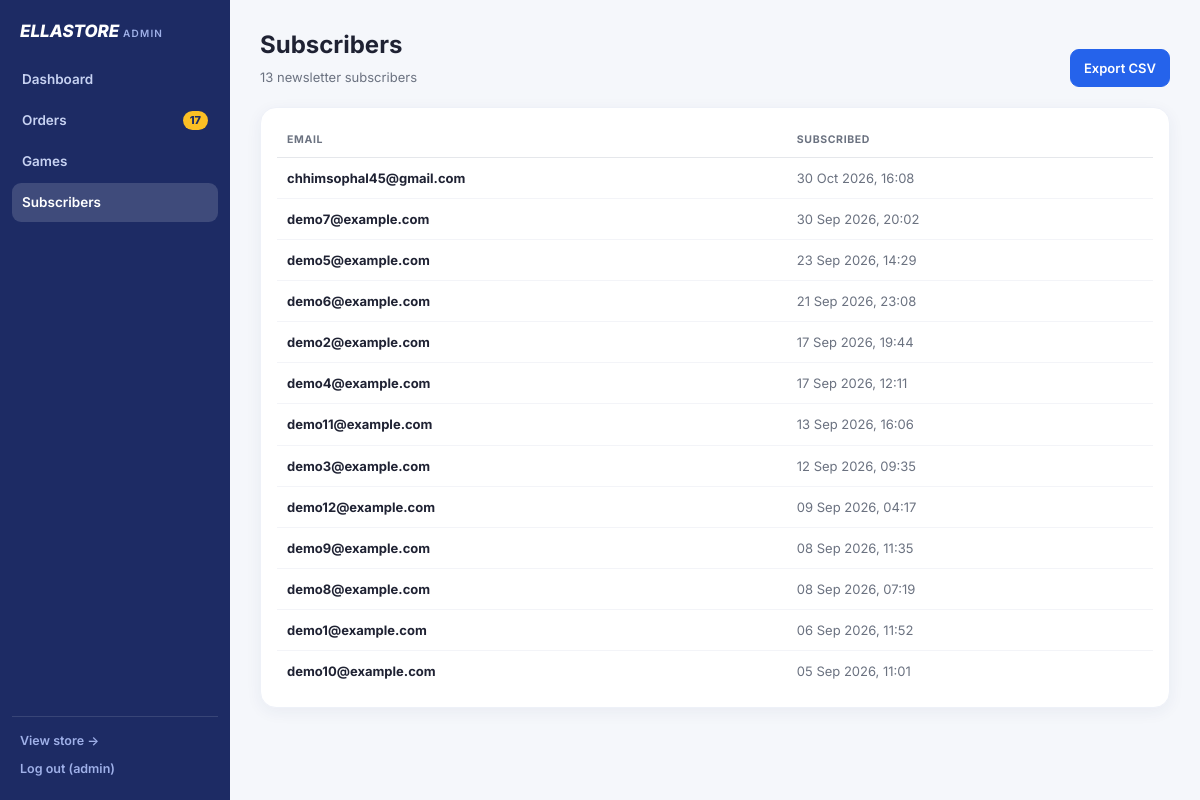
The app's page /admin/subscribers (signed in) with its own data.
### tables this page shows
CREATE TABLE subscribers (
    email TEXT PRIMARY KEY,
    created_at TEXT NOT NULL
);

### ellastore/admin/views.py (the view)
@bp.route("/subscribers")
@login_required
def subscriber_list():
    return render_template("admin/subscribers.html", subscribers=subscribers.all_subscribers())

### ellastore/admin/auth.py (called while the page is built)
def login_required(view):
    @wraps(view)
    def wrapped(*args, **kwargs):
        if not session.get("admin"):
            return redirect(url_for("admin.login", next=request.full_path.rstrip("?")))
        return view(*args, **kwargs)
    return wrapped

def csrf_token():
    if "csrf" not in session:
        session["csrf"] = secrets.token_urlsafe(32)
    return session["csrf"]

@bp.app_context_processor
def inject_csrf():
    return {"csrf_token": csrf_token}

@bp.before_request
def check_csrf():
    if request.method == "POST":
        sent = request.form.get("csrf_token", "")
        if not hmac.compare_digest(sent, session.get("csrf", "")):
            abort(400, "Invalid CSRF token")

### ellastore/admin/views.py (called while the page is built)
@bp.context_processor
def inject_admin_nav():
    return {"pending_count": reports.status_counts().get("pending_payment", 0)}

### ellastore/catalog.py (called while the page is built)
def all_games():
    return GAMES

### ellastore/db.py (called while the page is built)
def get_db():
    if "db" not in g:
        g.db = sqlite3.connect(current_app.config["DATABASE"])
        g.db.row_factory = sqlite3.Row
    return g.db

### ellastore/services/reports.py (called while the page is built)
def status_counts():
    rows = get_db().execute("SELECT status, COUNT(*) AS n FROM orders GROUP BY status").fetchall()
    return {r["status"]: r["n"] for r in rows}

### ellastore/services/subscribers.py (called while the page is built)
def all_subscribers():
    rows = get_db().execute("SELECT email, created_at FROM subscribers ORDER BY created_at DESC").fetchall()
    return [dict(r) for r in rows]

### ellastore/templates/admin/subscribers.html (shortened to what this page needs)
{% extends "admin/base.html" %}
{% block heading %}Subscribers{% endblock %}
{% block subheading %}<p class="sub">{{ subscribers|length }} newsletter subscriber{{ 's' if subscribers|length != 1 }}</p>{% endblock %}
{% block actions %}<a class="btn primary" href="{{ url_for('admin.subscriber_csv') }}">Export CSV</a>{% endblock %}
{% block content %}
<section class="card">
  {%- if subscribers %}
  <div class="table-wrap">
    <table class="table">
      <thead><tr><th>Email</th><th>Subscribed</th></tr></thead>
      <tbody>
        {%- for s in subscribers %}
        <tr><td><strong>{{ s.email }}</strong></td><td class="muted nowrap">{{ s.created_at|datetime }}</td></tr>
        {%- endfor %}
      </tbody>
    </table>
  </div>
  {%- else %}
  <p class="empty">No subscribers yet.</p>
  {%- endif %}
</section>
{% endblock %}

### ellastore/templates/admin/base.html (shortened to what this page needs)
<!DOCTYPE html>
<html lang="en">
<head>
<link rel="stylesheet" href="{{ url_for('static', filename='css/admin.css') }}">
</head>
<body>
<div class="shell">
  <aside class="sidebar">
    <a class="brand" href="{{ url_for('admin.dashboard') }}">ELLASTORE <em>ADMIN</em></a>
    {%- set nav = [
      ("admin.dashboard", "Dashboard", None),
      ("admin.order_list", "Orders", pending_count or None),
      ("admin.game_list", "Games", None),
      ("admin.subscriber_list", "Subscribers", None),
    ] %}
    <nav class="side-nav">
      {%- for endpoint, label, badge in nav %}
      {%- set active = request.endpoint == endpoint or (endpoint == 'admin.order_list' and request.endpoint == 'admin.order_detail') %}
      <a href="{{ url_for(endpoint) }}" class="{{ 'is-active' if active else '' }}">
        {{ label }}
        {%- if badge %}<span class="badge">{{ badge }}</span>{% endif %}
      </a>
      {%- endfor %}
    </nav>
    <div class="side-foot">
      <a href="{{ url_for('pages.home') }}">View store &rarr;</a>
      <form method="post" action="{{ url_for('admin.logout') }}">
        <button class="link" type="submit">Log out ({{ session.admin }})</button>
      </form>
    </div>
  </aside>
  <main class="content">
    <header class="page-head">
      <div>
        <h1>{% block heading %}{% endblock %}</h1>
        {% block subheading %}{% endblock %}
      </div>
      <div class="page-actions">
        {% block actions %}{% endblock %}
      </div>
    </header>
    {% block content %}{% endblock %}
  </main>
</div>
</body>
</html>

### ellastore/static/css/admin.css (style rules this page uses)
:root { --brand: #2563eb; --brand-dark: #1d4ed8; --ink: #1f2233; --muted: #6b7280; --line: #e5e7eb; --bg: #f5f7fb; --side: #1d2b64; --radius: 16px; --shadow: 0 4px 16px rgba(29, 43, 100, .06); }
* { box-sizing: border-box; }
body { margin: 0; font: 15px/1.55 Inter, system-ui, -apple-system, "Segoe UI", sans-serif; color: var(--ink); background: var(--bg); }
a { color: var(--brand); text-decoration: none; }
.shell { display: flex; min-height: 100vh; }
.sidebar { position: sticky; top: 0; display: flex; flex-direction: column; flex-shrink: 0; width: 230px; height: 100vh; padding: 18px 12px; background: var(--side); color: #fff; }
.brand { padding: 0 8px 16px; color: #fff; font-size: 17px; font-weight: 800; font-style: italic; }
.brand em { font-style: normal; font-weight: 600; font-size: 10px; letter-spacing: .12em; color: #9fb0e8; }
.side-nav { display: flex; flex-direction: column; gap: 2px; }
.side-nav a { display: flex; align-items: center; justify-content: space-between; gap: 8px; padding: 9px 10px; border-radius: 9px; color: #c7d2f2; font-size: 13.5px; font-weight: 600; }
.side-nav a.is-active { background: rgba(255, 255, 255, .15); color: #fff; }
.badge { padding: 1px 7px; border-radius: 999px; background: #fbbf24; color: #1d2b64; font-size: 11px; font-weight: 800; }
.side-foot { margin-top: auto; padding: 14px 8px 4px; border-top: 1px solid rgba(255, 255, 255, .12); font-size: 12.5px; }
.side-foot a { color: #9fb0e8; font-weight: 600; }
.link { margin-top: 8px; padding: 0; border: 0; background: none; color: #9fb0e8; font: inherit; font-size: 12.5px; font-weight: 600; cursor: pointer; }
.content { flex: 1; min-width: 0; padding: 26px 30px 48px; }
.page-head { display: flex; flex-wrap: wrap; align-items: flex-end; justify-content: space-between; gap: 16px; margin-bottom: 20px; }
.page-head h1 { margin: 0; font-size: 24px; }
.sub { margin: 4px 0 0; color: var(--muted); font-size: 13px; }
.page-actions { display: flex; align-items: center; gap: 8px; }
.btn { display: inline-flex; align-items: center; justify-content: center; padding: 8px 13px; border: 1px solid var(--line); border-radius: 9px; background: #fff; color: var(--ink); font: inherit; font-size: 13px; font-weight: 600; white-space: nowrap; cursor: pointer; }
.btn.primary { border-color: var(--brand); background: var(--brand); color: #fff; }
.card { margin-bottom: 16px; padding: 16px; border: 1px solid #eef1f8; border-radius: var(--radius); background: #fff; box-shadow: var(--shadow); }
.table-wrap { overflow-x: auto; }
.table { width: 100%; border-collapse: collapse; font-size: 13px; }
.table th { padding: 8px 10px; border-bottom: 1px solid var(--line); color: var(--muted); font-size: 10.5px; font-weight: 700; letter-spacing: .06em; text-align: left; text-transform: uppercase; white-space: nowrap; }
.table td { padding: 10px; border-bottom: 1px solid #f3f4f8; vertical-align: top; }
.table tr:last-child td { border-bottom: 0; }
.nowrap { white-space: nowrap; }
.muted { color: var(--muted); }

### records on screen
subscribers: email "chhimsophal45@gmail.com", created_at "30 Oct 2026, 16:08"
subscribers: email "demo7@example.com", created_at "30 Sep 2026, 20:02"
subscribers: email "demo5@example.com", created_at "23 Sep 2026, 14:29"
subscribers: email "demo6@example.com", created_at "21 Sep 2026, 23:08"
subscribers: email "demo2@example.com", created_at "17 Sep 2026, 19:44"
subscribers: email "demo4@example.com", created_at "17 Sep 2026, 12:11"
subscribers: email "demo11@example.com", created_at "13 Sep 2026, 16:06"
subscribers: email "demo3@example.com", created_at "12 Sep 2026, 09:35"
subscribers: email "demo12@example.com", created_at "09 Sep 2026, 04:17"
subscribers: email "demo9@example.com", created_at "08 Sep 2026, 11:35"
subscribers: email "demo8@example.com", created_at "08 Sep 2026, 07:19"
subscribers: email "demo1@example.com", created_at "06 Sep 2026, 11:52"
subscribers: email "demo10@example.com", created_at "05 Sep 2026, 11:01"

### other values on screen
{{ label }} "Dashboard" "Orders" "Games" "Subscribers"
{{ badge }} "17"
{{ session.admin }} "admin"
{{ subscribers|length }} "13"
{{ 's' if subscribers|length != 1 }} "s"
